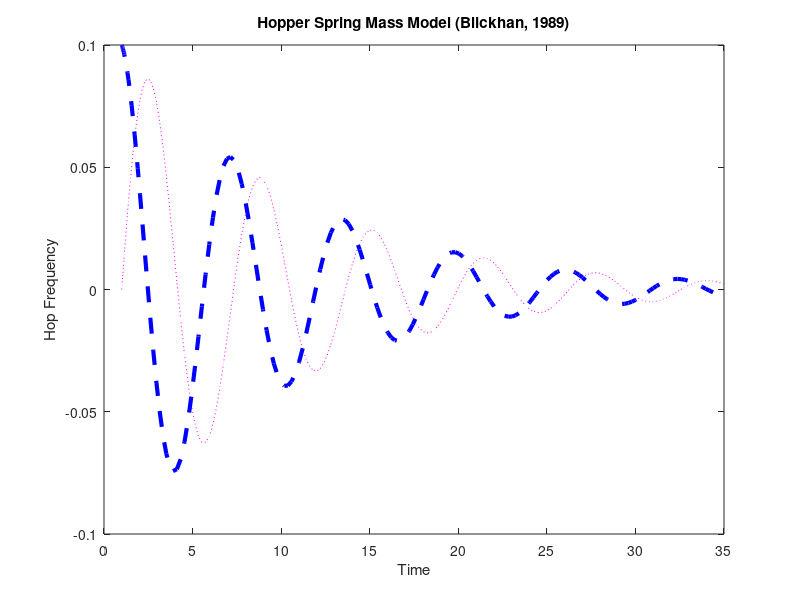

Reproduce this figure in MATLAB.
function sol = P5

t0 = 1; %Initial Time
tF = 35; %Final Time


%Initial Conditions
y0 = 0.0;
y1 = 0.1;
Init = [y0 y1];% vector of initial conditions 

% Solve
[t,Y] = ode45(@compete, [t0 tF],Init);
plot(t,Y(:,1),'m:',t,Y(:,2),'b--','LineWidth',3)
title('Hopper Spring Mass Model (Blickhan, 1989)')
xlabel('Time')
ylabel('Hop Frequency')

function dy= compete(t,y)
    
m = 5; % Define mass
k = 5; % spring stiffness
b = 1; % damping

% Create anonymous function for the damped harmonic oscillator
dy(1) = y(2);
dy(2) = -1/m * (k * y(1) + b * y(2));

  
dy = [dy(1); dy(2)]; % ensure that dy is a column vector